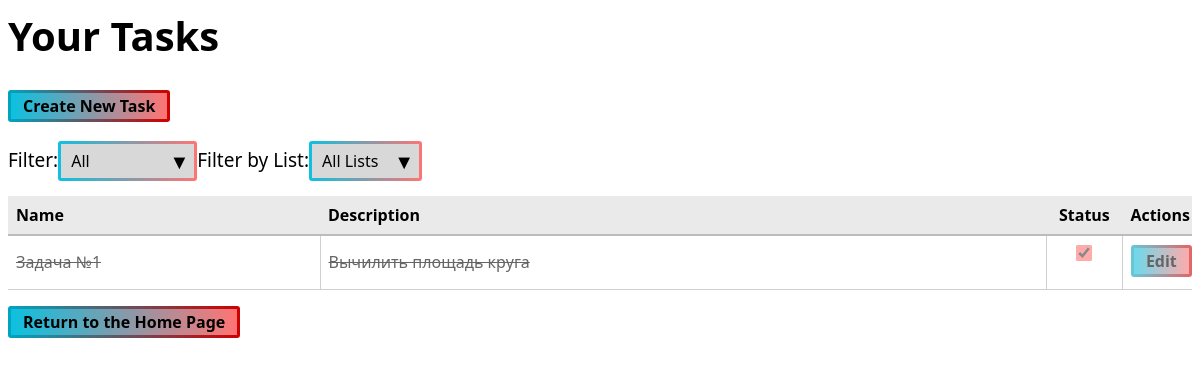
The app's page /tasks/ (signed in) with its own data.
### main/models.py (models this page shows)
class Task(models.Model):
    name = models.CharField(max_length=200)
    description = models.TextField(blank=True)
    status = models.BooleanField(default=False)
    user = models.ForeignKey(
        User,
        on_delete=models.CASCADE,
        related_name="tasks"
    )
    task_list = models.ForeignKey(
        TaskList,
        on_delete=models.CASCADE,
        related_name="tasks",
        null=True,
        blank=True
    )

### main/views.py (the view)
# urls.py: path('tasks/', views.tasks, name='tasks'),
@login_required
def tasks(request):
    user_lists = request.user.lists.all()
    selected_list_id = request.GET.get("list")
    if selected_list_id and request.user.lists.filter(id=selected_list_id).exists():
        tasks = Task.objects.filter(
            user=request.user,
            task_list_id=selected_list_id
        )
    else:
        tasks = Task.objects.filter(user=request.user)
    tasks = tasks.order_by("status")
    context = {
        "tasks": tasks,
        "lists": user_lists,
        "selected_list_id": selected_list_id,
    }
    return render(request, "tasks.html", context)

### templates/tasks.html (shortened to what this page needs)
{% extends "base_view.html" %}
{% block content %}
    <h1>Your Tasks</h1>
    <table>
        <p>
            <a href="{% url 'create' %}">
                <button class="smallbutton">Create New Task</button>
            </a>
        </p>
            <form method="get">
                <label for="filter">Filter:</label>
                <div class="select-wrapper">
                    <select name="filter" id="filter" onchange="this.form.submit()">
                        <option value="" {% if not current_filter %}selected{% endif %}>
                            All
                        </option>
                    </select>
                </div>
            </form>
            <form method="get">
                <label for="list">Filter by List:</label>
                <div class="select-wrapper">
                    <select name="list" id="list" onchange="this.form.submit()">
                        <option value="">All Lists</option>
                    </select>
                </div>
            </form><br
        <tr>
            <th>Name</th>
            <th>Description</th>
            <th>Status</th>
            <th>Actions</th>
        {% for task in tasks %}
        <tr class="{% if task.status %}completed{% endif %}">
            <td>{{ task.name }}</td>
            <td>{{ task.description }}</td>
            <td>
                <form action="{% url 'toggle_status' task.id %}" method="post">
                    <input type="checkbox"
                           name="status"
                           onchange="this.form.submit()"
                           {% if task.status %}checked{% endif %}>
                </form>
            </td>
            <td>
                <a href="{% url 'edit' task.id %}">
                    <button class="smallbutton">Edit</button>
                </a>
            </td>
        </tr>
        {% empty %}
            <tr>
                <td colspan="4">No tasks yet 🎉</td>
            </tr>
        {% endfor %}
    </table>
    <p>
        <a href="{% url 'home' %}">
            <button class="smallbutton">Return to the Home Page</button>
        </a>
    </p>
{% endblock %}

### main/static/style/styles.css (style rules this page uses)
body { background-color: white; }
label { font: 19px "Segoe UI", segoe; color: #000000; margin-top: 1px; }
h1 { font: 40px "Segoe UI", segoe; font-weight: bolder; color: #000000; margin-top: 1px; }
button { font: 22px "Segoe UI", segoe; font-weight: bold; color: #000000; background: linear-gradient(to right, #0cc1e0, #ff7474) padding-box, linear-gradient(to right, #00a4bf, #cf0000) border-box; border-radius: 3px; border: 3px solid transparent; padding: 3px 18px; margin-bottom: 5px; }
table { width: 100%; table-layout: fixed; border-collapse: collapse; margin-top: 15px; font: 16px "Segoe UI", segoe; color: #000000; }
th { text-align: left; padding: 8px; background: linear-gradient(#eaeaea, #eaeaea) padding-box, linear-gradient(to right, #0cc1e0, #ff7474) border-box; border-bottom: 8px solid transparent; border-bottom: 2px solid #bcbcbc; font-weight: bold; }
td { padding: 8px; border-bottom: 1px solid #d0d0d0; border-right: 1px solid #d0d0d0; overflow: hidden; text-overflow: ellipsis; white-space: nowrap; }
th:last-child, td:last-child { border-right: none; }
th:nth-child(1), td:nth-child(1) { width: 25%; }
th:nth-child(2), td:nth-child(2) { width: 60%; }
th:nth-child(3), td:nth-child(3) { width: 60px; text-align: center; overflow: visible; }
td:last-child { white-space: nowrap; }
input[type="checkbox"] { width: 16px; height: 16px; accent-color: #0cc1e0; display: inline-block; margin: 0 auto; }
input[type="checkbox"]:checked { accent-color: #ff7474; }
p { font: 16px "Segoe UI", segoe; color: #000000; }
p a { font: 16px "Segoe UI", segoe; color: #006eff; }
.smallbutton { font: 16px "Segoe UI", segoe; font-weight: bold; color: #000000; background: linear-gradient(to right, #0cc1e0, #ff7474) padding-box, linear-gradient(to right, #00a4bf, #cf0000) border-box; border-radius: 3px; border: 3px solid transparent; padding: 2px 12px; margin-bottom: 3px; }
.completed td { text-decoration: line-through; opacity: 0.6; }
form { margin-bottom: 15px; }
select { appearance: none; -webkit-appearance: none; -moz-appearance: none; display: inline-block; font: 16px "Segoe UI", segoe; padding: 6px 40px 6px 10px; cursor: pointer; border-radius: 3px; border: 3px solid transparent; background-image: linear-gradient(#d8d8d8, #d8d8d8), linear-gradient(to right, #0cc1e0, #ff7474), linear-gradient(45deg, transparent 50%, #333 50%), linear-gradient(135deg, #333 50%, transparent 50%); background-origin: padding-box, border-box, border-box, border-box; background-clip: padding-box, border-box, border-box, border-box; background-repeat: no-repeat; background-size: 100% 100%, 100% 100%, 7px 7px, 7px 7px; background-position: 0 0, 0 0, calc(100% - 18px) 50%, calc(100% - 12px) 50%; }
.select-wrapper { position: relative; display: inline-block; }
.select-wrapper::after { content: "▼"; font-size: 20px; color: #000000; position: absolute; right: 8px; top: 52%; transform: translateY(-50%) rotate(0deg); transition: transform 0.25s ease, color 0.25s ease; pointer-events: none; }

### records on screen
Task: name "Задача №1", description "Вычилить площадь круга", status "☑"
